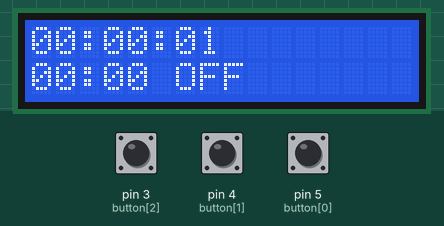
Recording of a sketch running on a simulated Arduino Uno, built with avr-gcc and run on an emulated ATmega328P. On the bench: 16×2 character LCD. The inputs (shaded band) are chosen by the test bench; at power-on: pin 5 (button[0]) HIGH, pin 3 (button[2]) HIGH, pin 4 (button[1]) HIGH.

Above: at 1.7 s.
1.8 s: pin 5 (button[0]) pulled LOW for 0.15 s
At 3.3 s:
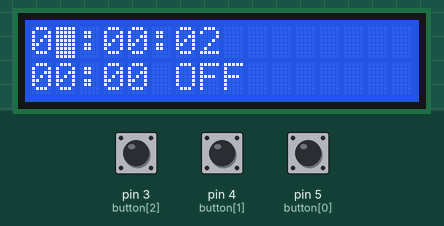
4.0 s: pin 3 (button[2]) pulled LOW for 0.15 s
At 4.9 s:
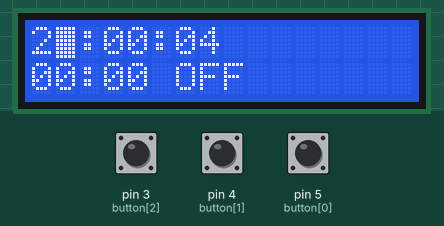
6.0 s: pin 4 (button[1]) pulled LOW for 0.15 s
At 7.3 s:
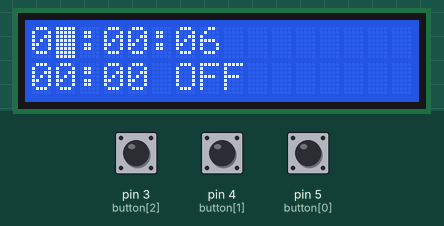
8.0 s: pin 3 (button[2]) pulled LOW for 1 s
At 9.9 s:
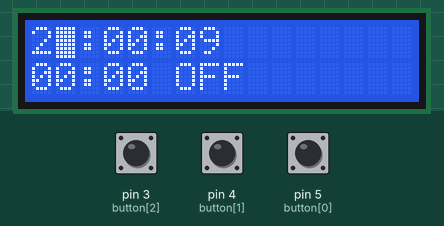
11.0 s: pin 4 (button[1]) pulled LOW for 1 s
At 13.3 s:
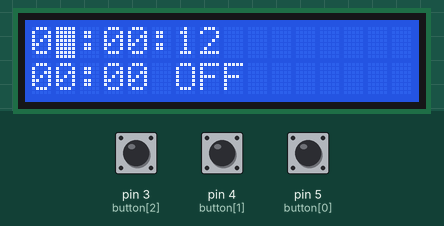
14.0 s: pin 5 (button[0]) pulled LOW for 1 s
At 16.3 s:
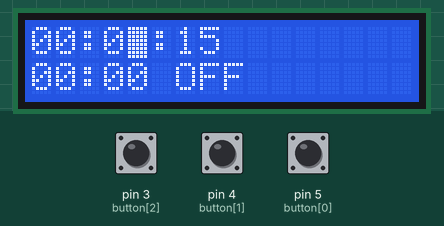
Timing chart, 0 to 17.8 s (numbered marks = the images above; inputs shaded):
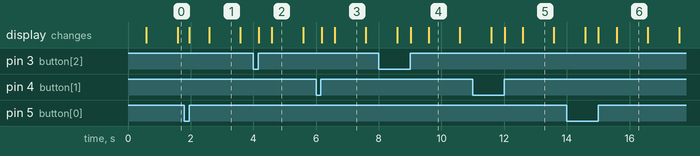

The sketch:

TECH_ALARM_V0.31.ino
```cpp
#include <TimerOne.h>
#include <LiquidCrystal_I2C.h>
#include <Wire.h>


LiquidCrystal_I2C lcd (0x27, 16, 2);

#define BTN_MODO  0
#define BTN_UP    1
#define BTN_DOWN  2

// Este arreglo contiene los pines utilizados para los botonesuni
uint8_t button[3] = {
  5,
  4,
  3
};

// Estados del autómata
#define S_HOME              0
#define S_SET_HOUR_CLOCK    1
#define S_SET_MINUTES_CLOCK 2
#define S_SET_HOUR_ALARM    3
#define S_SET_MINUTES_ALARM 4
#define S_SET_ACTIVE_ALARM  5

#define STATES_MAX 6

uint8_t state = S_HOME;
// Base historica de botoneslínea
uint8_t button_state[4];

int horasReloj = 0;
int minutosReloj = 0;
int horasAlarma = 0;
int minutosAlarma = 0;
boolean alarmaON = false;

/* variables compartidas por el servicio de atención a la interrupción y el flujo normal */
volatile int segundosReloj = 0;
volatile boolean refresh = true;

//Buffer para guardar el formato de fecha
char str_time[9] = "00:00:00";

void setup(){
  // Configurar como PULL-UP para ahorrar resistencias
  pinMode(button[BTN_MODO], INPUT_PULLUP);
  pinMode(button[BTN_UP], INPUT_PULLUP);
  pinMode(button[BTN_DOWN], INPUT_PULLUP);
  // Se asume que el estado inicial de los botones es HIGH
  button_state[0] = HIGH;
  button_state[1] = HIGH;
  button_state[2] = HIGH;

  Serial.begin(9600);
  lcd.init();
  lcd.backlight();
  delay(500);

  pinMode(BTN_MODO, INPUT);
  pinMode(BTN_UP, INPUT);
  pinMode(BTN_DOWN, INPUT_PULLUP);

  Timer1.initialize(1000000);
  Timer1.attachInterrupt(ServicioDeInterrupcion);
}

uint8_t Rising_edge(int btn) {
  uint8_t newValue = digitalRead(button[btn]);
  uint8_t result = button_state[btn]!=newValue && newValue == 1;
  button_state[btn] = newValue;
  return result;
}

void ServicioDeInterrupcion(){
    segundosReloj++;
    refresh = true;
}

void formatTime(){
  minutosReloj += segundosReloj / 60;
  segundosReloj = segundosReloj % 60;
  horasReloj += minutosReloj / 60;
  minutosReloj = minutosReloj % 60;
  horasReloj = horasReloj % 24;
}
/* visualizando Reloj*/
void displayTime(){
  lcd.clear();
  lcd.noBlink();
  lcd.setCursor(0,0);
  sprintf(str_time, "%02d:%02d:%02d", horasReloj, minutosReloj, segundosReloj);
  lcd.print(str_time);
}
/* visualizando Alarma*/
void displayAlarm(){
  lcd.setCursor(0,1);
  sprintf(str_time, "%02d:%02d", horasAlarma, minutosAlarma);
  lcd.print(str_time);
  /*Mostrando si esta activada o no la alarma*/
  if (alarmaON == true){
    lcd.print(" ON");
  } else{
    lcd.print(" OFF");
  }
}
/* AJUSTE RELOJ*/
void incrementarhorasReloj(){
  horasReloj ++;
  horasReloj = horasReloj % 24;
  refresh = true;
}
void decrementarhorasReloj(){
  horasReloj --;
  if(horasReloj < 0){
    horasReloj = 23;
  }
  refresh = true;
}
void incrementarminutosReloj(){
  minutosReloj ++;
  minutosReloj = minutosReloj % 60;
  refresh = true;
}
void decrementarminutosReloj(){
  minutosReloj --;
  if(minutosReloj < 0){
    minutosReloj = 59;
  }
  refresh = true;
}
/* AJUSTE ALARMA */
void incrementarhorasAlarma(){
  horasAlarma ++;
  horasAlarma = horasAlarma % 24;
  refresh = true;
}
void decrementarhorasAlarma(){
  horasAlarma--;
  if(horasAlarma < 0){
    horasAlarma = 23;
  }
  refresh = true;
}
void incrementarminutosAlarma(){
  minutosAlarma ++;
  minutosAlarma = minutosAlarma % 60;
  refresh = true;
}
void decrementarminutosAlarma(){
  minutosAlarma --;
  if(minutosAlarma < 0){
    minutosAlarma = 59;
  }
  refresh = true;
}

/* PANTALLA PARPADEA*/
void fijarCursor(){
  switch(state){
    case S_HOME:
      lcd.noBlink();
    break;
    case S_SET_HOUR_CLOCK:
      lcd.setCursor(1,0);
      lcd.blink();
    break;
    case S_SET_MINUTES_CLOCK:
      lcd.setCursor(4,0);
      lcd.blink();
    break;
    case S_SET_HOUR_ALARM:
      lcd.setCursor(1,1);
      lcd.blink();
    break;
    case S_SET_MINUTES_ALARM:
      lcd.setCursor(4,1);
      lcd.blink();
    break;
    case S_SET_ACTIVE_ALARM:
      lcd.setCursor(6,1);
      lcd.blink();
    break;
  };
}

void loop(){
/* validando opciones*/
  if( Rising_edge(BTN_MODO) ){
    state++;
    state = state % STATES_MAX;
    fijarCursor();
  }
  switch(state){
    /* CASOS RELOJ*/
    case S_SET_HOUR_CLOCK:
       if( Rising_edge(BTN_UP) ){
         incrementarhorasReloj();
      }
      if( Rising_edge(BTN_DOWN) ){
         decrementarhorasReloj();
      }
    break;
    case S_SET_MINUTES_CLOCK:
      if( Rising_edge(BTN_UP) ){
        incrementarminutosReloj();
      }
      if( Rising_edge(BTN_DOWN) ){
        decrementarminutosReloj();
      }
    break;
    /* CASOS ALARM*/
    case S_SET_HOUR_ALARM:
       if( Rising_edge(BTN_UP) ){
         incrementarhorasAlarma();
      }
      if( Rising_edge(BTN_DOWN) ){
         decrementarhorasAlarma();
      }
    break;
    case S_SET_MINUTES_ALARM:
      if( Rising_edge(BTN_UP) ){
        incrementarminutosAlarma();
      }
      if( Rising_edge(BTN_DOWN) ){
        decrementarminutosAlarma();
      }
    break;
    /* ACTIVAR/DESACTIVAR ALARMA*/
    case S_SET_ACTIVE_ALARM:
      if( Rising_edge(BTN_UP) ){
        alarmaON = !alarmaON;
        refresh = true ;       // refrezca en el momento (no espera un segundo)
      }
    break;
  };

  if(refresh == true){
      formatTime();
      displayTime();
      displayAlarm();
      fijarCursor();
      refresh = false;
  }
}
```

Measured:
- what the display in image 1 shows lasts 1.0 s, from 2.6 s to 3.6 s
